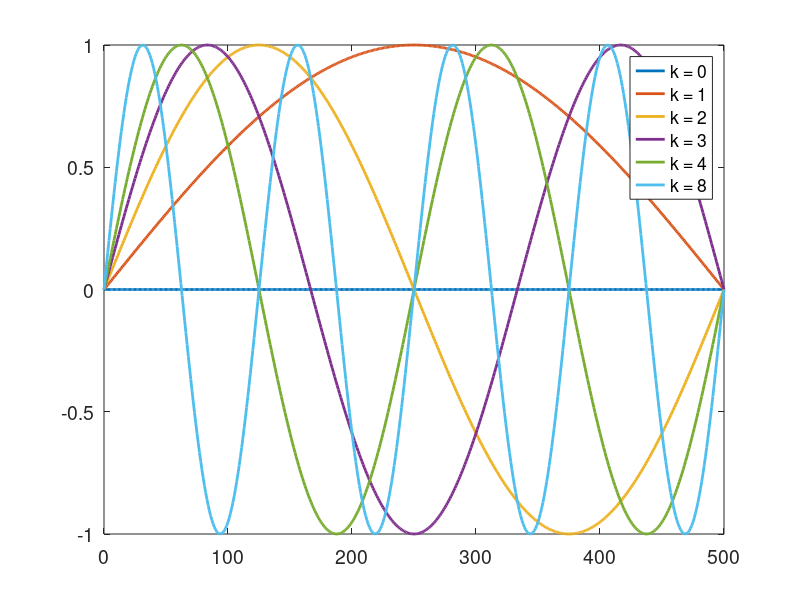

Here is the MATLAB script that generated this plot:
n = 500;
j = 0:n;

f0 = @(j) sin(j*0*pi/n);
FNk0 = f0(j);

f1 = @(j) sin(j*1*pi/n);
FNk1 = f1(j);

f2 = @(j) sin(j*2*pi/n);
FNk2 = f2(j);

f3 = @(j) sin(j*3*pi/n);
FNk3 = f3(j);

f4 = @(j) sin(j*4*pi/n);
FNk4 = f4(j);

f8 = @(j) sin(j*8*pi/n);
FNk8 = f8(j);

set(0, "DefaultLineLinewidth", 2)
set(0, "DefaultAxesFontsize", 14)
plot(j, FNk0, j, FNk1, j, FNk2, j, FNk3, j, FNk4, j, FNk8);
legend("k = 0", "k = 1", "k = 2", "k = 3", "k = 4", "k = 8")

